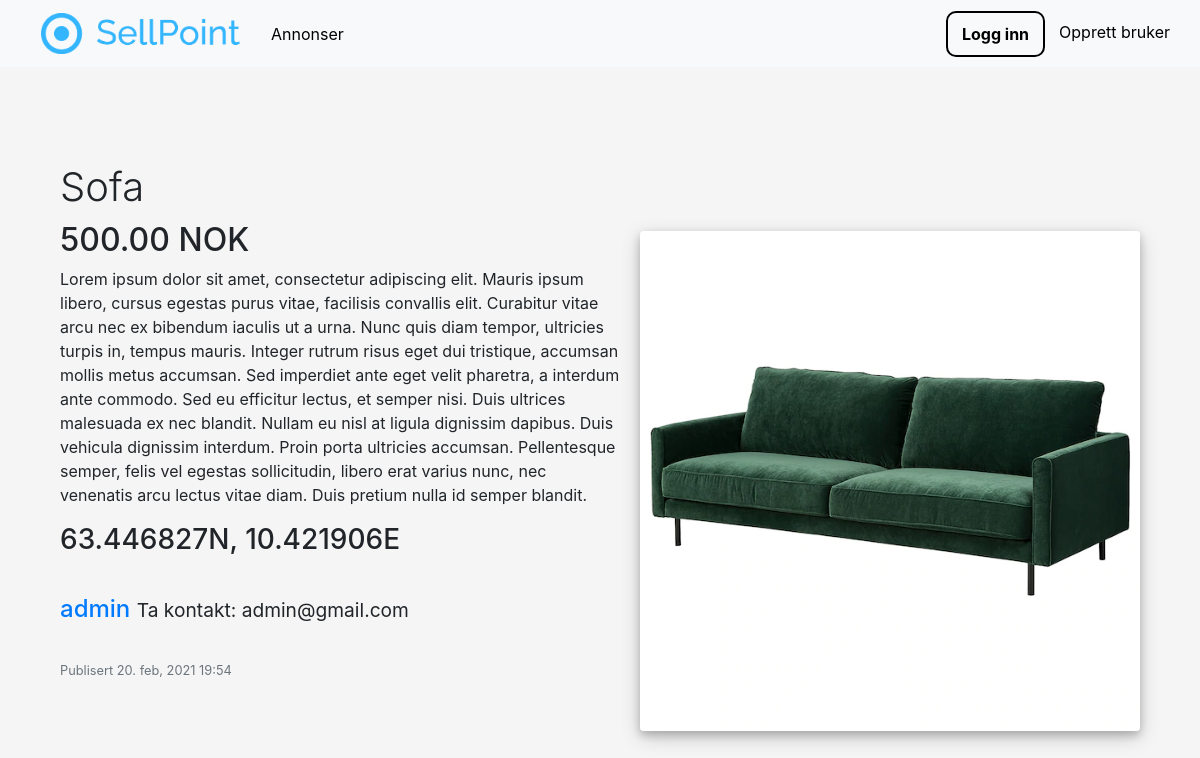
The app's page /advertisements/ad/2/ with its own data.
### advertisements/models.py (models this page shows, shortened)
class Advertisement(models.Model):
    title = models.CharField(max_length=32)
    description = models.TextField()
    price = models.DecimalField(max_digits=10, decimal_places=2, default=0.00)
    image_main = models.ImageField(upload_to='images/advertisements')
    latitude = models.DecimalField(max_digits=9, decimal_places=6, default=63.446827)
    longitude = models.DecimalField(max_digits=9, decimal_places=6, default=10.421906)
    published = models.DateTimeField(default=timezone.now)
    author = models.ForeignKey(User, on_delete=models.CASCADE)
    category = models.ForeignKey(Category, default=1, on_delete=models.DO_NOTHING, related_name='advertisement')

### advertisements/views.py (the view)
class AdvertisementDetailView(DetailView):
    model = Advertisement
    def get_context_data(self, **kwargs):
        context = super().get_context_data(**kwargs)
        user = self.request.user
        if user.is_authenticated:
            ad = super(AdvertisementDetailView, self).get_object()
            user_saved_ad = True if UserSavedAd.objects.filter(user=user, ad=ad) else False
            context['user_saved_ad'] = user_saved_ad
        return context

### advertisements/templates/advertisements/advertisement_detail.html (shortened to what this page needs)
{% extends "pages/base.html" %}
{% load crispy_forms_tags %}
{% block content %}
<div class = "container">
    <div class = "advertisement-detail">
        <div class="float-right ad-detail-img-container">
            <img class ="rounded img-fluid ad-detail-img" src="{{ object.image_main.url }}">
        </div>
        <h1 class ="font-weight-light ad-detail-h1">{{ object.title }}</h1>
        <h2 class="font-weight-heavy ad-detail-h2">{{ object.price }} NOK </h2>
        <p>
            {{ object.description }}
        </p>
        <h3> {{ object.latitude }}N, {{ object.longitude }}E </h3>
        <h4 class = "ad-detail-h4">
            <a class="nounderline" href="{% url 'profile-detail' object.author.id %}">{{ object.author }} </a>
            <small>Ta kontakt: {{object.author.email}}</small>
        </h4>
         <small class="text-muted">Publisert {{ object.published|date:"j. b, Y G:i" }}</small>
    </div>
</div>
{% endblock content %}

### pages/static/pages/main.css (style rules this page uses)
body { margin: 0px; background-color: #f5f5f5; }
.container { display: grid; grid-template-columns: 1fr; }
.nounderline { text-decoration: none !important }
.ad-detail-img-container { padding-left:20px; padding-bottom:90%; padding-top:10%; }
.ad-detail-img { width:500px; box-shadow: 0 4px 8px 0 rgba(0, 0, 0, 0.2), 0 6px 20px 0 rgba(0, 0, 0, 0.19); }
.ad-detail-h1 { margin-top:40px; }
.ad-detail-h2 { margin-top:10px; }
.ad-detail-h4 { padding: 30px 0px; }

### records on screen
Advertisement: image_main (picture), title "Sofa", price "500.00", description "Lorem ipsum dolor sit amet, consectetur adipiscing elit. Mauris ipsum libero, cursus egestas purus vitae, facilisis convallis elit. Curabitur vitae arcu nec ex bibendum iaculis ut a urna. Nunc quis diam tempor, ultricies turpis in, tempus mauris. Integer rutrum risus eget dui tristique, accumsan mollis metus accumsan. Sed imperdiet ante eget velit pharetra, a interdum ante commodo. Sed eu efficitur lectus, et semper nisi. Duis ultrices malesuada ex nec blandit. Nullam eu nisl at ligula dignissim dapibus. Duis vehicula dignissim interdum. Proin porta ultricies accumsan. Pellentesque semper, felis vel egestas sollicitudin, libero erat varius nunc, nec venenatis arcu lectus vitae diam. Duis…", latitude "63.446827", longitude "10.421906", author "admin", author.email "admin@gmail.com", published "20. feb, 2021 19:54"
